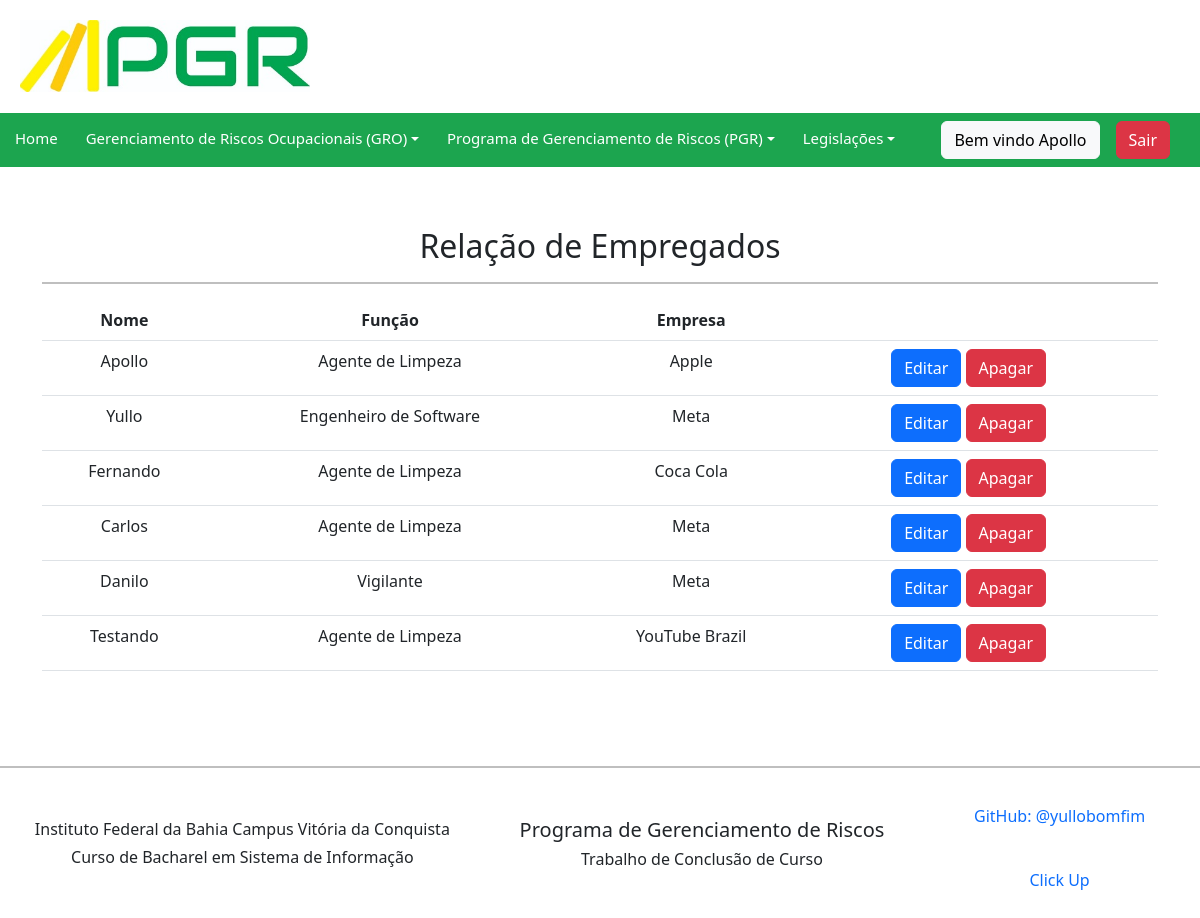
Screenshot of /empregado/ (signed in) with the database file from the repository.
### pgr/models.py (models this page shows, shortened)
class Empregado(models.Model):
    user = models.ForeignKey(User, on_delete=models.CASCADE)
    empresa = models.ForeignKey(Empresa, verbose_name=("empresa"), on_delete=models.CASCADE)
    funcao = models.ForeignKey(Funcao, verbose_name=("funcao"), on_delete=models.CASCADE)
    class Meta:
        verbose_name = "empregado"
        verbose_name_plural = "empregados"
        ordering = ['user']

class Funcao(models.Model):
    nome = models.CharField(max_length=50)
    descricao_detalhada = models.TextField()
    cbo_funcao = models.CharField(max_length=50)
    def __str__(self):
        return self.nome
    class Meta:
        verbose_name = "funcao"
        verbose_name_plural = "funcoes"
        ordering = ['nome']

class Empresa(models.Model):
    nome = models.CharField(max_length=100)
    responsavel = models.CharField(max_length=100)
    numero_funcionarios = models.IntegerField()
    class Meta:
        verbose_name = "empresa"
        verbose_name_plural = "empresas"
        ordering = ['nome']
    def __str__(self):
        return self.nome

### pgr/views.py (the view)
# urls.py: path('empregado/', EmpregadoListView.as_view(), name='empregado_list'),
class EmpregadoListView(LoginRequiredMixin, ListView):
    login_url = reverse_lazy('login')
    model = Empregado
    template_name = 'empregado_list.html'
    context_object_name = 'empregados'

### pgr/templates/empregado_list.html (shortened to what this page needs)
{% extends 'base.html' %}
{% load bootstrap %}
{% block content %}
<div class="container">
  <div class="side-logo">
      <div class="table-responsive">
          <h2> Relação de Empregados</h2>
          <hr>
          <table class="table">
            <thead>
              <tr>
                <th>Nome</th>
                <th>Função</th>
                <th>Empresa</th>
                <th></th>
                <th></th>
              </tr>
            </thead>
            <tbody>
              {% for empregado in empregados %}
                <tr>
                  <td>{{ empregado.user }}</td>
                  <td>{{ empregado.funcao }}</td>
                  <td>{{ empregado.empresa }}</td>
                  <td>
                    <a class="btn btn-primary" href="/empregado/update/{{empregado.id}}/">Editar</a>
                    <a class="btn btn-danger" href="/empregado/delete/{{empregado.id}}/">Apagar</a>
                  </td>
                  <td>
                  </td>
                  {% empty %}
                  <td>Nenhum Empregado cadastrado.</td>
              {% endfor %}
            </tbody>
        </table>
    </div>
</div>
</div>
{% endblock %}

### pgr/templates/includes/navbar.html (shortened to what this page needs)
<nav class="navbar navbar-expand-lg navbar-light" style="background-color: #1ca54f;">
    <ul class="navbar-nav nav-text me-auto mb-2 mb-lg-0">
        <li class="nav-item">
            <a class="nav-link" href="{% url 'home'%}" >Home</a>
        </li>
        {% if user.is_authenticated %}
        <li class="nav-item dropdown dmenu">
            <a class="nav-link dropdown-toggle" href="#" id="navbardrop" data-toggle="dropdown">Gerenciamento de Riscos Ocupacionais (GRO)</a>
        </li>
        <li class="nav-item dropdown dmenu">
            <a class="nav-link dropdown-toggle" href="#" id="navbardrop" data-toggle="dropdown">Programa de Gerenciamento de Riscos (PGR)</a>
        </li>
        {% endif %}
        <li class="nav-item">
            <li class="nav-item dropdown dmenu">
            <a class="nav-link dropdown-toggle" href="#" id="navbardrop" data-toggle="dropdown">Legislações</a>
        </li>
    </ul>
        <div class="d-flex gap-3 align-items-center" style="margin-right: 30px">
            {% if user.is_authenticated %}
                <span class="btn btn-light">Bem vindo {{request.user|title}}</span>
                <a class="btn btn-danger" href="{% url 'logout' %}">Sair</a>
            {% endif %}
        </div>
</nav>

### pgr/static/css/pgr.css (style rules this page uses)
.side-logo { text-align: center; margin-top: 60px; }
.navbar-light .navbar-nav .nav-link { display: block; color: #fff; padding-left: 15px; padding-top: 5px; font-size: 15px; margin-right: 5px; text-decoration: none; transition: color 0.3s ease-in-out, background-color 0.3s ease-in-out; }
.container { min-height: inherit; margin: auto; justify-content: center; align-items: center; }
hr { height: 2px; width: 100%; border: 1px solid black; }

### rows the page displays
Empregado: user "Apollo", funcao "Agente de Limpeza", empresa "Apple"
Empregado: user "Yullo", funcao "Engenheiro de Software", empresa "Meta"
Empregado: user "Fernando", funcao "Agente de Limpeza", empresa "Coca Cola"
Empregado: user "Carlos", funcao "Agente de Limpeza", empresa "Meta"
Empregado: user "Danilo", funcao "Vigilante", empresa "Meta"
Empregado: user "Testando", funcao "Agente de Limpeza", empresa "YouTube Brazil"

### other values shown
{{ request.user|title }} "Apollo"
